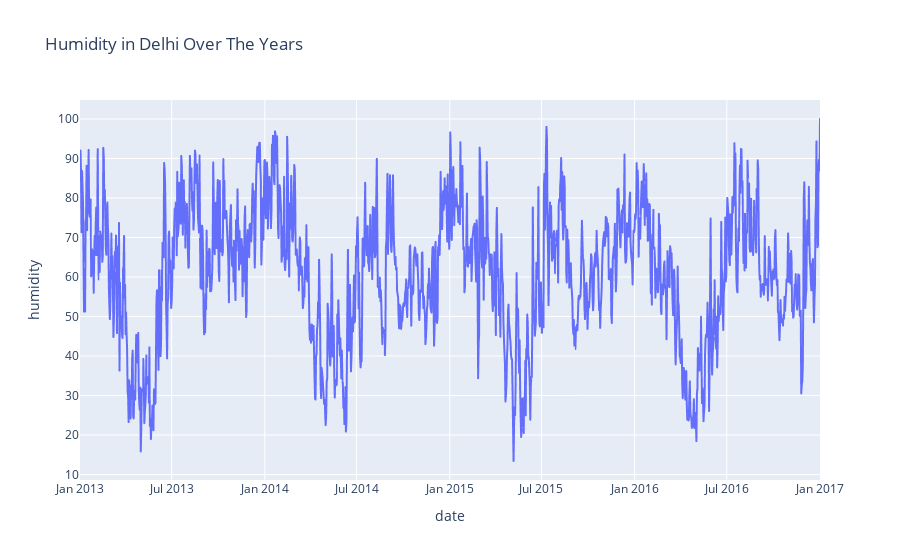

Notebook code cell kept with this figure:
### Code cell
figure = px.line(data , x = 'date' , y = 'humidity' , title = 'Humidity in Delhi Over The Years ')
figure.show()

### Figure 1 — Plotly figure (JSON) as saved in the notebook; plotly's stock layout.template omitted (floating-point values rounded to 4 significant figures; data arrays with more than 128 entries replaced by an {"elided": "..."} marker saying what was removed)
{"data": [{"hovertemplate": "date=%{x}<br>humidity=%{y}<extra></extra>", "legendgroup": "", "line": {"color": "#636efa", "dash": "solid"}, "marker": {"symbol": "circle"}, "mode": "lines", "name": "", "showlegend": false, "type": "scattergl", "x": {"elided": "1462 str values"}, "xaxis": "x", "y": {"elided": "1462 float values"}, "yaxis": "y"}], "layout": {"legend": {"tracegroupgap": 0}, "title": {"text": "Humidity in Delhi Over The Years "}, "xaxis": {"anchor": "y", "domain": [0, 1], "title": {"text": "date"}}, "yaxis": {"anchor": "x", "domain": [0, 1], "title": {"text": "humidity"}}}}
